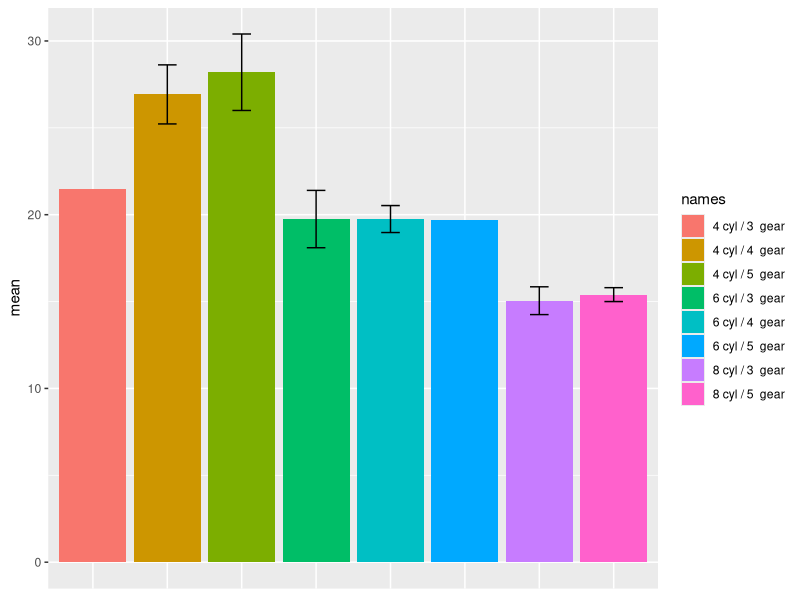
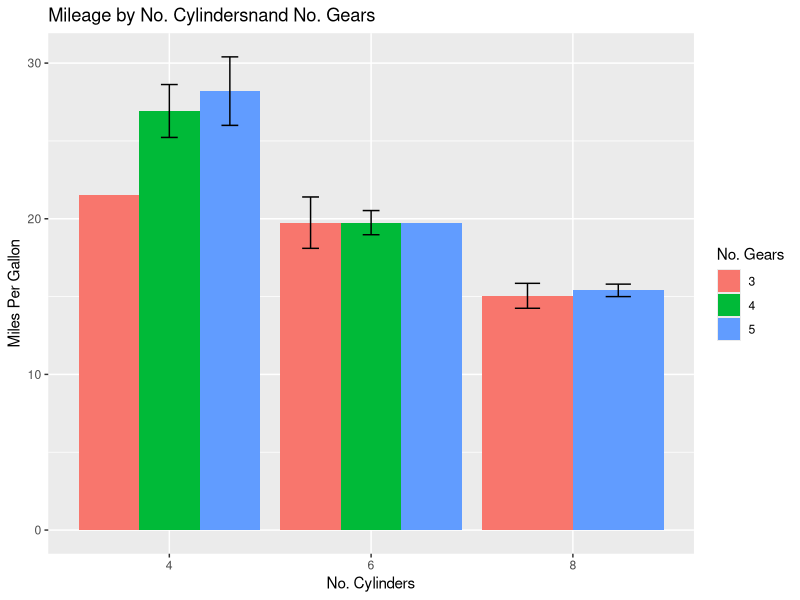

Generate these figures, in order, with R:
#
#Ref.: https://www.r-bloggers.com/building-barplots-with-error-bars/
#Ref.2: http://stackoverflow.com/questions/29768219/grouped-barplot-in-r-with-error-bars
myData <- aggregate(mtcars$mpg,
    by = list(cyl = mtcars$cyl, gears = mtcars$gear),
    FUN = function(x) c(mean = mean(x), sd = sd(x),
                        n = length(x)))

myData <- do.call(data.frame, myData)

myData$se <- myData$x.sd / sqrt(myData$x.n)

colnames(myData) <- c("cyl", "gears", "mean", "sd", "n", "se")

myData$names <- c(paste(myData$cyl, "cyl /",
                        myData$gears, " gear"))


#Barplots using ggplot2
#install ggplot2
#Ref. (if fails): http://stackoverflow.com/questions/30636670/ggplot2-fails-to-install-on-r-3-0-2 
#install.packages("ggplot2")

library(ggplot2)

#Simple barplot
dodge <- position_dodge(width = 0.9)
limits <- aes(ymax = myData$mean + myData$se,
              ymin = myData$mean - myData$se)

p <- ggplot(data = myData, aes(x = names, y = mean, fill = names))

p + geom_bar(stat = "identity", position = dodge) +
  geom_errorbar(limits, position = dodge, width = 0.25) +
  theme(axis.text.x=element_blank(), axis.ticks.x=element_blank(),
        axis.title.x=element_blank())

#Grouped barplots



limits <- aes(ymax = myData$mean + myData$se,
              ymin = myData$mean - myData$se)

p <- ggplot(data = myData, aes(x = factor(cyl), y = mean,
               fill = factor(gears)))

p + geom_bar(stat = "identity",
             position = position_dodge(0.9)) +
  geom_errorbar(limits, position = position_dodge(0.9),
                width = 0.25) +
  labs(x = "No. Cylinders", y = "Miles Per Gallon") +
  ggtitle("Mileage by No. Cylindersnand No. Gears") +
  scale_fill_discrete(name = "No. Gears")

#run with: 
#Rscript <filename.r>